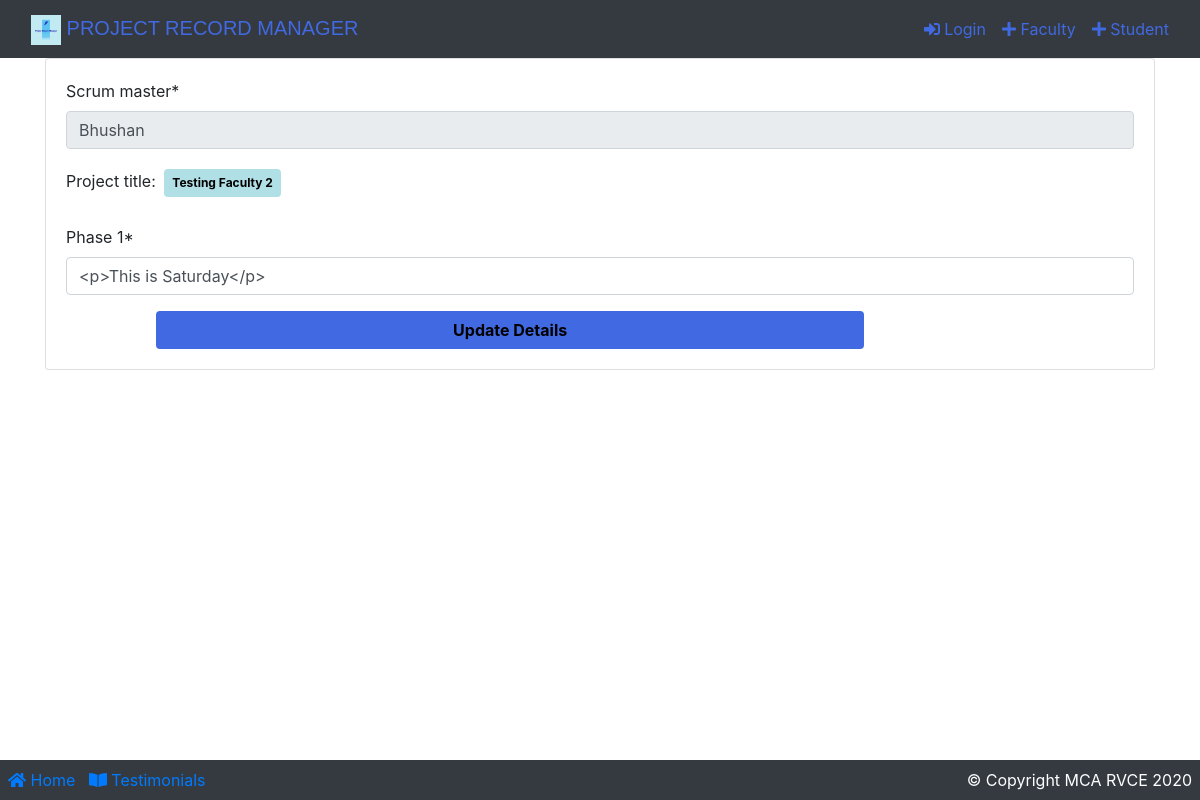
The page /facultyCommentPhase1/6 on the database its author committed.
### app/models.py (models this page shows)
class ProjectPhase1(models.Model):
    scrum_master = models.CharField(max_length=100, default="scrum master")
    project_title = models.ForeignKey(
        Team, on_delete=models.CASCADE, null=True)
    phase1 = HTMLField()
    created_at = models.DateTimeField(auto_now_add=True)
    updated_at = models.DateTimeField(auto_now=True)
    def __str__(self):
        return str(self.project_title) + "phase1"

class Team(models.Model):
    owner = models.CharField(max_length=555, unique=True)
    partner = models.OneToOneField(
        Student, on_delete=models.CASCADE, null=True, blank=True, unique=True)
    guide = models.ForeignKey(
        Faculty, on_delete=models.CASCADE, null=True, blank=True)
    title = models.CharField(max_length=555, null=True, unique=True)
    created_at = models.DateTimeField(auto_now_add=True)
    updated_at = models.DateTimeField(auto_now=True)
    class Meta:
        db_table = "team"
    def __str__(self):
        return str(self.title) + ", Student1:  " + str(self.owner) + ", student2:  " + str(
            self.partner) + ", Guide:  " + str(self.guide)

### app/views.py (the view)
# urls.py: path('facultyCommentPhase1/<int:teamId>', views.facultyCommentPhase1, name="facultyCommentPhase1"),
def facultyCommentPhase1(request, teamId):
    queryset = ""
    form = ""
    ret = ""
    try:
        print("TeamId:", teamId)
        queryset = ProjectPhase1.objects.filter(project_title=int(teamId))
        print(queryset)
        context = {}
        obj = get_object_or_404(ProjectPhase1, project_title=int(teamId))
        form = ProjectPhase1Form(request.POST or None, instance=obj)
        if form.is_valid():
            form.save()
            return redirect("facultyDashboard")
    except:
        ret = "First create phase1!!!"
    return render(request, 'project/commentPhase1.html', {'formc': form, 'qs': queryset, 'ret': ret})

### app/forms.py
class ProjectPhase1Form(forms.ModelForm):
    phase1 = forms.CharField(
        label="Phase 1", widget=TinyMCE(attrs={'cols': 50, 'rows': 10, "class": "form-control",
                                               "placeholder": "Phase 1 details"}))
    class Meta:
        model = ProjectPhase1
        fields = ['id', 'scrum_master', 'project_title', 'phase1']

### app/models.py (called while the page is built)
    def __str__(self):
        return self.name + ' ' + self.email

    def __str__(self):
        return self.name + ' ' + self.email

### templates/project/commentPhase1.html (shortened to what this page needs)
{% extends 'base.html' %}
{% load static %}
{% load crispy_forms_tags %}
{% block content %}
    <div class="container">
        <div class="card">
            <div class="card-body">
                {% if qs %}
                    <form method="POST">
                        {% for data in qs %}
                            <div id="div_id_scrum_master" class="form-group">
                                <label for="id_scrum_master" class=" requiredField">
                                    Scrum master<span class="asteriskField">*</span>
                                </label>
                                <div class="">
                                    <input type="text" name="scrum_master" value="{{ data.scrum_master }}"
                                           maxlength="100"
                                           class="textinput textInput form-control" required="" id="id_scrum_master"
                                           readonly>
                                </div>
                            </div>
                            <div id="div_id_project_title" class="form-group">
                                <label for="id_project_title" class=" requiredField">
                                    Project title: <span class="badge p-2 m-1 font-weight-bolder"
                                                         style="color: black;background-color: powderblue;"> {{ data.project_title.title }}</span>
                                </label>
                            </div>
                        {% endfor %}
                        {{ formc.phase1|as_crispy_field }}
                        <div class="form-row">
                            <div class="form-group col-md-8 mb-0 offset-1">
                                <button type="submit" class="btn btn-block font-weight-bold"
                                        style="background: royalblue;color: black; ">Update Details
                                </button>
                            </div>
                        </div>
                    </form>
                {% else %}
                    <h4 class="text-danger">{{ ret }}</h4>
                {% endif %}
            </div>
        </div>
    </div>
{% endblock %}

### rows shown on the page
ProjectPhase1: scrum_master "Bhushan", project_title "Testing Faculty 2", phase1 "<p>This is Saturday</p>"
